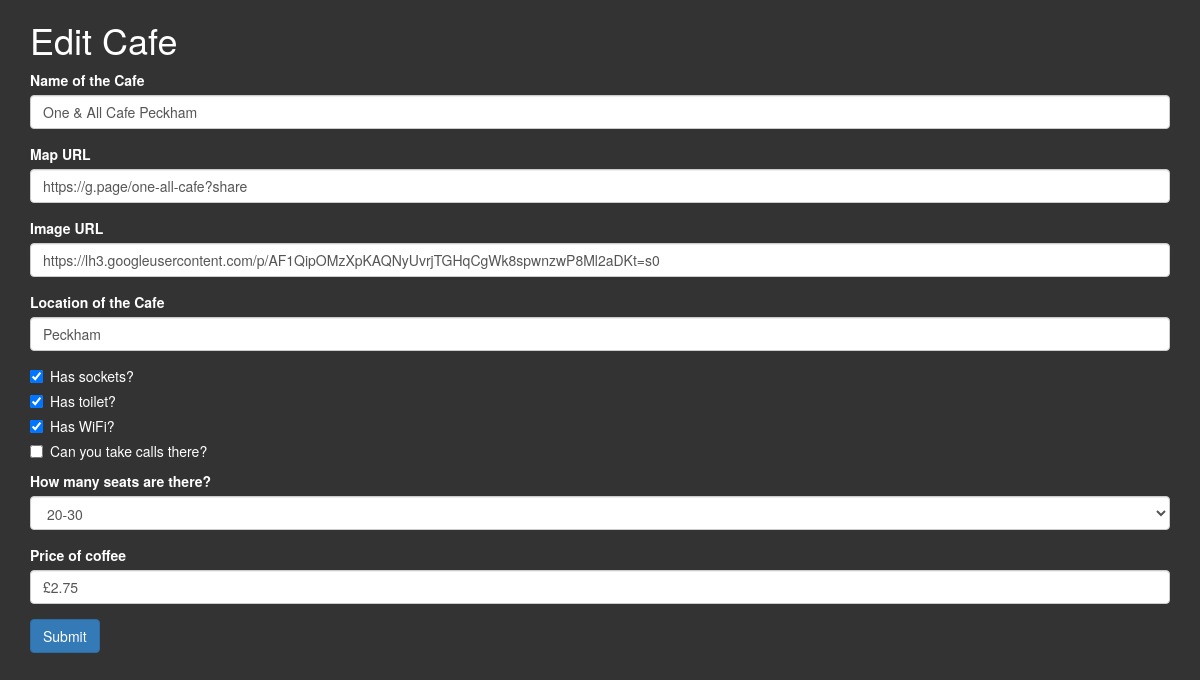
Page /edit-cafe/3 on the committed database.
### main.py (models this page shows)
class Cafes(db.Model):
    __tablename__ = "cafe"
    id = db.Column(db.Integer, primary_key=True)
    name = db.Column(db.String(250))
    map_url = db.Column(db.String(250))
    img_url = db.Column(db.String(250))
    location = db.Column(db.String(250))
    has_sockets = db.Column(db.Boolean)
    has_toilet = db.Column(db.Boolean)
    has_wifi = db.Column(db.Boolean)
    can_take_calls = db.Column(db.Boolean)
    seats = db.Column(db.String(250))
    coffee_price = db.Column(db.String(250))

### main.py (the view, shortened to what this page needs)
@app.route("/edit-cafe/<int:cafe_id>", methods=["GET", "POST"])
def edit_cafe(cafe_id):
    cafe = Cafes.query.get(cafe_id)
    edit_cafe_form = CafeForm(
        name=cafe.name,
        map_url=cafe.map_url,
        img_url=cafe.img_url,
        location=cafe.location,
        has_sockets=cafe.has_sockets,
        has_toilet=cafe.has_toilet,
        has_wifi=cafe.has_wifi,
        can_take_calls=cafe.can_take_calls,
        seats=cafe.seats,
        coffee_price=cafe.coffee_price
    )
    return render_template("add_cafe.html", form=edit_cafe_form)

### main.py
class CafeForm(FlaskForm):
    name = StringField("Name of the Cafe", validators=[DataRequired()])
    map_url = StringField("Map URL", validators=[DataRequired(), URL()])
    img_url = StringField("Image URL", validators=[DataRequired(), URL()])
    location = StringField("Location of the Cafe", validators=[DataRequired()])
    has_sockets = BooleanField("Has sockets?", false_values=(False, 'false', 0, '0'))
    has_toilet = BooleanField("Has toilet?", false_values=(False, 'false', 0, '0'))
    has_wifi = BooleanField("Has WiFi?", false_values=(False, 'false', 0, '0'))
    can_take_calls = BooleanField("Can you take calls there?", false_values=(False, 'false', 0, '0'))
    seats = SelectField("How many seats are there?",
                        choices=[("0-10", "0-10"), ("10-20", "10-20"), ("20-30", "20-30"), ("30-40", "30-40"),
                                 ("50+", "50+")])
    coffee_price = StringField("Price of coffee", validators=[DataRequired()])
    submit = SubmitField("Submit")

### templates/add_cafe.html (shortened to what this page needs)
{% extends 'bootstrap/base.html' %}
{% import "bootstrap/wtf.html" as wtf %}
{% block styles %}
{{super()}}
<link rel="stylesheet"
      href="{{url_for('static', filename='/css/styles.css')}}">
{% endblock %}
{% block content %}
<div class="container">
  <div class="row">
    <div class="col-sm-12">
      <h1>Edit Cafe</h1>
{{ wtf.quick_form(form, novalidate=True, button_map={"submit": "primary"}) }}
    </div>
  </div>
</div>
{% endblock %}

### static/css/styles.css (style rules this page uses)
body { background-color: #333; color: white; }

### rows in the picture
Cafes: name "One & All Cafe Peckham", map_url "https://g.page/one-all-cafe?share", img_url "https://lh3.googleusercontent.com/p/AF1QipOMzXpKAQNyUvrjTGHqCgWk8spwnzwP8Ml2aDKt=s0", location "Peckham", has_sockets "☑", has_toilet "☑", has_wifi "☑", seats "20-30", coffee_price "£2.75"
